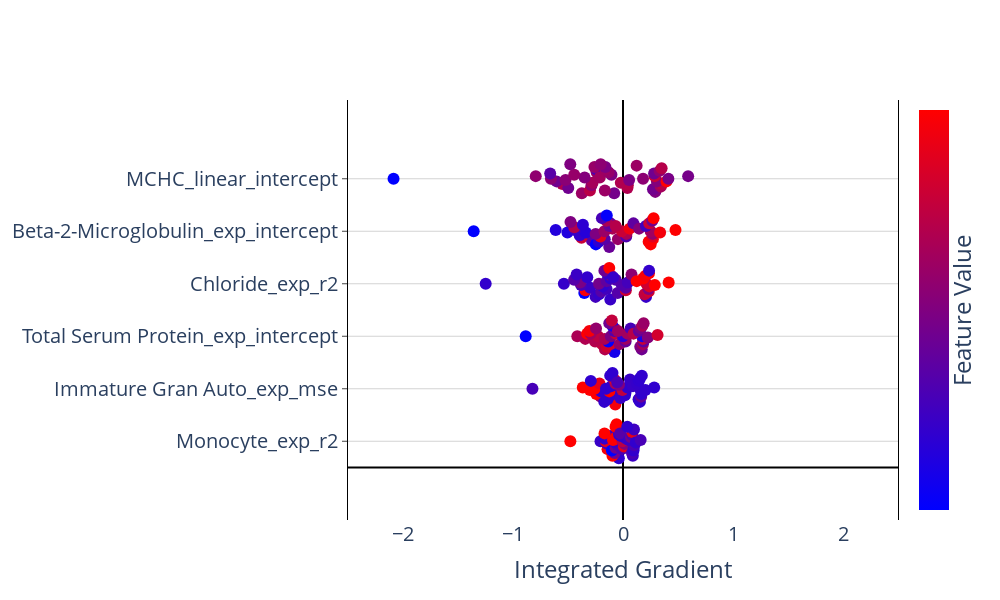

Notebook code for this chart:
### Code cell
import plotly.graph_objects as go
import plotly.express as px

nbins = 10
scale = 0.1
n_features = len(X.columns[svm_set_ranks[selected_run].sorted_features.astype(int)[:svm_set_ranks[selected_run].performance_["num_features"]]].values)
spacing = 2
min_max_IG = 2.5

fig = go.Figure()
fig.update_layout(
    plot_bgcolor='white',
    autosize=False,
    width=1000,
    height=600,
    coloraxis = {'colorscale':'Bluered'},
    xaxis_title = "Integrated Gradient",
)
 
fig.update_xaxes(
    zeroline=True,
    zerolinecolor="black",
    range = [-min_max_IG,min_max_IG]
    )
fig.update_yaxes(
    zeroline=True,
    zerolinecolor="black",
    mirror=True,
    ticks='outside',
    showline=True,
    linecolor='black',
    gridcolor='lightgrey',
    range = [-spacing, spacing*n_features + spacing]
)
 
feature_rank = np.argsort(np.sum(abs(IG),axis=0))
feature_order = feature_rank[(len(feature_rank)-n_features):len(feature_rank)] 

y_val = 1
bin_ids = list(range(nbins))
for f in feature_order:
    bins = np.linspace(IGtable.iloc[:,f].min()*1.1,IGtable.iloc[:,f].max()*1.1,nbins+1)
    ig_bins = pd.cut(IGtable.iloc[:,f], bins=bins, labels=bin_ids)
 
    x_vals = []
    y_vals = []
    f_vals = []
    for bin in bin_ids:
        x_bin_vals = list(IGtable.iloc[ig_bins[ig_bins == bin].index,f].values)
        n_pts = len(x_bin_vals)
        if n_pts > 0:
            x_vals = x_vals + x_bin_vals
            y_vals = y_vals + list(y_val + scale*(np.array(list(range(n_pts)))-(n_pts-1)/2))
            f_vals = f_vals + list(IG_X.iloc[ig_bins[ig_bins == bin].index,f].values)
    fig.add_trace(go.Scatter(
        x = x_vals, 
        y = y_vals,
        mode = 'markers',
        marker = dict(size=12,
                      color = f_vals,
                      coloraxis = "coloraxis",
                     ),
        name=IGtable.columns[f],
    ))
    y_val += spacing
 
 
fig.update_layout(showlegend=False, coloraxis_showscale=True,font=dict(size=20))
fig.update_coloraxes(colorbar_showticklabels=False,
                    colorbar_title=dict(text="Feature Value",side = "right"),
                    cmin = -1, cmax = 1)
fig.update_yaxes(tickvals=[1]+[1 + spacing*i for i in range(1,n_features)], 
                 ticktext=IGtable.columns[feature_order])
 
fig.show()
